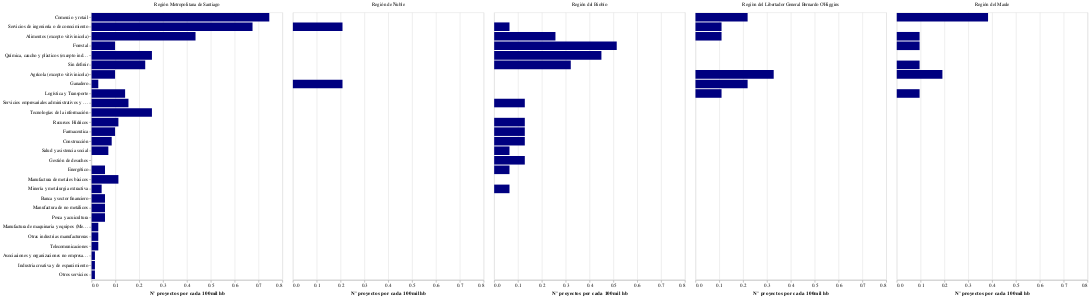

The cell this chart's notebook holds for it:
### Markdown cell above
# 6. ¿En qué áreas se está observando un incremento en la producción científica en los últimos 3 años?

### Code cell
df_pg6 = df_id.groupby(['sector_equivalente','regionejecucion']).agg({'codigo':'count'}).copy().reset_index()
#Normalizamos por cada 100mil habitantes
df_pg6 = df_pg6.merge(df_population, on="regionejecucion")
df_pg6['codigo'] = (df_pg6['codigo']/df_pg6['Population'])*100000

chart_pg6 = alt.Chart(df_pg6).mark_bar().encode(
                y = alt.Y('sector_equivalente:O',title=None, sort='-x'),
                x = alt.X('codigo:Q', title='N° proyectos por cada 100mil hb'),
                column = alt.Column('regionejecucion',title=None) 
            ).configure_mark(
                color='navy'
            )
chart_pg6

### Figure 1 — Vega-Lite specification as saved in the notebook (floating-point values rounded to 4 significant figures)
{"config": {"view": {"continuousWidth": 400, "continuousHeight": 300}, "mark": {"color": "navy"}}, "data": {"name": "data-5601abba533fea8ddcd664049fc2a907"}, "mark": "bar", "encoding": {"column": {"type": "nominal", "field": "regionejecucion", "title": null}, "x": {"type": "quantitative", "field": "codigo", "title": "N° proyectos por cada 100mil hb"}, "y": {"type": "ordinal", "field": "sector_equivalente", "sort": "-x", "title": null}}, "$schema": "https://vega.github.io/schema/vega-lite/v4.8.1.json", "datasets": {"data-5601abba533fea8ddcd664049fc2a907": [{"sector_equivalente": "Agrícola (excepto vitivinicola)", "regionejecucion": "Región Metropolitana de Santiago", "codigo": 0.09841, "Population": 7112808}, {"sector_equivalente": "Alimentos (excepto vitivinicola)", "regionejecucion": "Región Metropolitana de Santiago", "codigo": 0.4358, "Population": 7112808}, {"sector_equivalente": "Asociaciones y organizaciones no empresariales ni gubernamentales", "regionejecucion": "Región Metropolitana de Santiago", "codigo": 0.01406, "Population": 7112808}, {"sector_equivalente": "Banca y sector financiero", "regionejecucion": "Región Metropolitana de Santiago", "codigo": 0.05624, "Population": 7112808}, {"sector_equivalente": "Comercio y retail", "regionejecucion": "Región Metropolitana de Santiago", "codigo": 0.7451, "Population": 7112808}, {"sector_equivalente": "Construcción", "regionejecucion": "Región Metropolitana de Santiago", "codigo": 0.08435, "Population": 7112808}, {"sector_equivalente": "Energético", "regionejecucion": "Región Metropolitana de Santiago", "codigo": 0.05624, "Population": 7112808}, {"sector_equivalente": "Farmaceutica", "regionejecucion": "Región Metropolitana de Santiago", "codigo": 0.09841, "Population": 7112808}, {"sector_equivalente": "Forestal", "regionejecucion": "Región Metropolitana de Santiago", "codigo": 0.09841, "Population": 7112808}, {"sector_equivalente": "Ganadero", "regionejecucion": "Región Metropolitana de Santiago", "codigo": 0.02812, "Population": 7112808}, {"sector_equivalente": "Industria creativa y de esparcimiento", "regionejecucion": "Región Metropolitana de Santiago", "codigo": 0.01406, "Population": 7112808}, {"sector_equivalente": "Logística y Transporte", "regionejecucion": "Región Metropolitana de Santiago", "codigo": 0.1406, "Population": 7112808}, {"sector_equivalente": "Manufactura de maquinaria y equipos (Metalmecánico)", "regionejecucion": "Región Metropolitana de Santiago", "codigo": 0.02812, "Population": 7112808}, {"sector_equivalente": "Manufactura de metales básicos", "regionejecucion": "Región Metropolitana de Santiago", "codigo": 0.1125, "Population": 7112808}, {"sector_equivalente": "Manufactura de no metálicos", "regionejecucion": "Región Metropolitana de Santiago", "codigo": 0.05624, "Population": 7112808}, {"sector_equivalente": "Minería y metalurgia extractiva", "regionejecucion": "Región Metropolitana de Santiago", "codigo": 0.04218, "Population": 7112808}, {"sector_equivalente": "Otras industrias manufactureras", "regionejecucion": "Región Metropolitana de Santiago", "codigo": 0.02812, "Population": 7112808}, {"sector_equivalente": "Otros servicios", "regionejecucion": "Región Metropolitana de Santiago", "codigo": 0.01406, "Population": 7112808}, {"sector_equivalente": "Pesca y acuicultura", "regionejecucion": "Región Metropolitana de Santiago", "codigo": 0.05624, "Population": 7112808}, {"sector_equivalente": "Química, caucho y plásticos (excepto industria farmaceutica)", "regionejecucion": "Región Metropolitana de Santiago", "codigo": 0.2531, "Population": 7112808}, {"sector_equivalente": "Recursos Hídricos", "regionejecucion": "Región Metropolitana de Santiago", "codigo": 0.1125, "Population": 7112808}, {"sector_equivalente": "Salud y asistencia social", "regionejecucion": "Región Metropolitana de Santiago", "codigo": 0.0703, "Population": 7112808}, {"sector_equivalente": "Servicios de ingeniería o de conocimiento", "regionejecucion": "Región Metropolitana de Santiago", "codigo": 0.6748, "Population": 7112808}, {"sector_equivalente": "Servicios empresariales administrativos y de apoyo", "regionejecucion": "Región Metropolitana de Santiago", "codigo": 0.1547, "Population": 7112808}, {"sector_equivalente": "Sin definir", "regionejecucion": "Región Metropolitana de Santiago", "codigo": 0.2249, "Population": 7112808}, {"sector_equivalente": "Tecnologías de la información", "regionejecucion": "Región Metropolitana de Santiago", "codigo": 0.2531, "Population": 7112808}, {"sector_equivalente": "Telecomunicaciones", "regionejecucion": "Región Metropolitana de Santiago", "codigo": 0.02812, "Population": 7112808}, {"sector_equivalente": "Agrícola (excepto vitivinicola)", "regionejecucion": "Región del Libertador General Bernardo O'Higgins", "codigo": 0.328, "Population": 914555}, {"sector_equivalente": "Alimentos (excepto vitivinicola)", "regionejecucion": "Región del Libertador General Bernardo O'Higgins", "codigo": 0.1093, "Population": 914555}, {"sector_equivalente": "Comercio y retail", "regionejecucion": "Región del Libertador General Bernardo O'Higgins", "codigo": 0.2187, "Population": 914555}, {"sector_equivalente": "Ganadero", "regionejecucion": "Región del Libertador General Bernardo O'Higgins", "codigo": 0.2187, "Population": 914555}, {"sector_equivalente": "Logística y Transporte", "regionejecucion": "Región del Libertador General Bernardo O'Higgins", "codigo": 0.1093, "Population": 914555}, {"sector_equivalente": "Servicios de ingeniería o de conocimiento", "regionejecucion": "Región del Libertador General Bernardo O'Higgins", "codigo": 0.1093, "Population": 914555}, {"sector_equivalente": "Agrícola (excepto vitivinicola)", "regionejecucion": "Región del Maule", "codigo": 0.1914, "Population": 1044950}, {"sector_equivalente": "Alimentos (excepto vitivinicola)", "regionejecucion": "Región del Maule", "codigo": 0.0957, "Population": 1044950}, {"sector_equivalente": "Comercio y retail", "regionejecucion": "Región del Maule", "codigo": 0.3828, "Population": 1044950}, {"sector_equivalente": "Forestal", "regionejecucion": "Región del Maule", "codigo": 0.0957, "Population": 1044950}, {"sector_equivalente": "Logística y Transporte", "regionejecucion": "Región del Maule", "codigo": 0.0957, "Population": 1044950}, {"sector_equivalente": "Sin definir", "regionejecucion": "Región del Maule", "codigo": 0.0957, "Population": 1044950}, {"sector_equivalente": "Alimentos (excepto vitivinicola)", "regionejecucion": "Región del Biobío", "codigo": 0.2569, "Population": 1556805}, {"sector_equivalente": "Construcción", "regionejecucion": "Región del Biobío", "codigo": 0.1285, "Population": 1556805}, {"sector_equivalente": "Energético", "regionejecucion": "Región del Biobío", "codigo": 0.06423, "Population": 1556805}, {"sector_equivalente": "Farmaceutica", "regionejecucion": "Región del Biobío", "codigo": 0.1285, "Population": 1556805}, {"sector_equivalente": "Forestal", "regionejecucion": "Región del Biobío", "codigo": 0.5139, "Population": 1556805}, {"sector_equivalente": "Gestión de desechos", "regionejecucion": "Región del Biobío", "codigo": 0.1285, "Population": 1556805}, {"sector_equivalente": "Minería y metalurgia extractiva", "regionejecucion": "Región del Biobío", "codigo": 0.06423, "Population": 1556805}, {"sector_equivalente": "Química, caucho y plásticos (excepto industria farmaceutica)", "regionejecucion": "Región del Biobío", "codigo": 0.4496, "Population": 1556805}, {"sector_equivalente": "Recursos Hídricos", "regionejecucion": "Región del Biobío", "codigo": 0.1285, "Population": 1556805}, {"sector_equivalente": "Salud y asistencia social", "regionejecucion": "Región del Biobío", "codigo": 0.06423, "Population": 1556805}, {"sector_equivalente": "Servicios de ingeniería o de conocimiento", "regionejecucion": "Región del Biobío", "codigo": 0.06423, "Population": 1556805}, {"sector_equivalente": "Servicios empresariales administrativos y de apoyo", "regionejecucion": "Región del Biobío", "codigo": 0.1285, "Population": 1556805}, {"sector_equivalente": "Sin definir", "regionejecucion": "Región del Biobío", "codigo": 0.3212, "Population": 1556805}, {"sector_equivalente": "Ganadero", "regionejecucion": "Región de Ñuble", "codigo": 0.2081, "Population": 480609}, {"sector_equivalente": "Servicios de ingeniería o de conocimiento", "regionejecucion": "Región de Ñuble", "codigo": 0.2081, "Population": 480609}]}}
